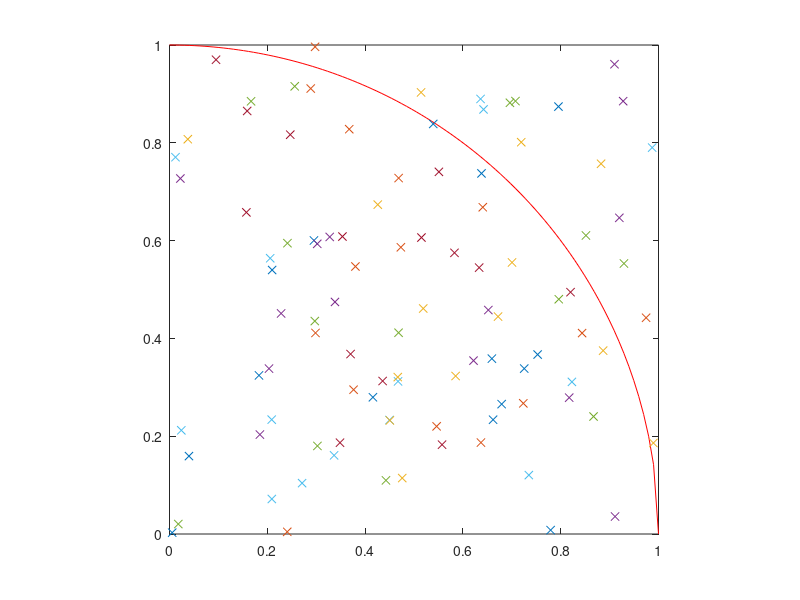

Write MATLAB code to recreate this figure.
% Monte Carlo
N = 100; % Number of scattered points
% Constructs unit radius quarter circle
xx = linspace(0,1,100);
yy = sqrt(1-xx.^2);
plot(xx,yy,'r')
axis square % Gives the same scaling of the axes so that a
% circle will not look elongated.
hold on
Ncircle = 0; % Initiate Ncircle
for i = 1:N % Loop over N
    x = rand; % x is assigned a random number between 0 and 1
    y = rand; % y is assigned a random number between 0 and 1
    plot(x,y,'x') % Plot the point (x,y)
    hold on
    r2 = x.^2+y.^2; % Distance squared of point from origo
    if r2 < 1.0 % If point inside quarter circle
        Ncircle = Ncircle + 1; % Increment Ncircle
    end
end
piest = 4*Ncircle/N; % Compute estimated value of pi
disp('piest:'),disp(piest); % Display estimated value of pi
